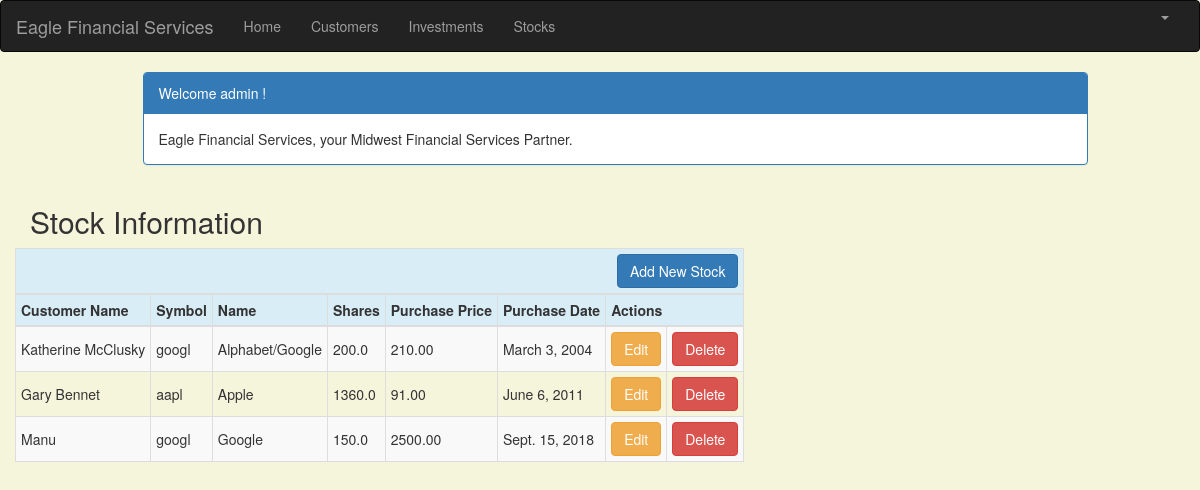
/stock_list (signed in), run on the app's committed database.
### portfolio/models.py (models this page shows, shortened)
class Stock(models.Model):
    customer = models.ForeignKey(Customer, on_delete=models.CASCADE, related_name='stocks')
    symbol = models.CharField(max_length=10)
    name = models.CharField(max_length=50)
    shares = models.DecimalField (max_digits=10, decimal_places=1)
    purchase_price = models.DecimalField(max_digits=10, decimal_places=2)
    purchase_date = models.DateField(default=timezone.now, blank=True, null=True)

class Customer(models.Model):
    name = models.CharField(max_length=50)
    address = models.CharField(max_length=200)
    cust_number = models.IntegerField(blank=False, null=False)
    city = models.CharField(max_length=50)
    state = models.CharField(max_length=50)
    zipcode = models.CharField(max_length=10)
    email = models.EmailField(max_length=200)
    cell_phone = models.CharField(max_length=50)
    created_date = models.DateTimeField(
        default=timezone.now)
    updated_date = models.DateTimeField(auto_now_add=True)

### portfolio/views.py (the view)
# urls.py: path('stock_list', views.stock_list, name='stock_list'),
@login_required
def stock_list(request):
    stocks = Stock.objects.filter(purchase_date__lte=timezone.now())
    return render(request, 'portfolio/stock_list.html', {'stocks': stocks})

### portfolio/templates/portfolio/stock_list.html (shortened to what this page needs)
{% extends 'portfolio/base.html' %}
{% block content %}
    <html>
    <head>
        <link rel="stylesheet" href="https://maxcdn.bootstrapcdn.com/bootstrap/3.3.4/css/bootstrap.min.css">
    </head>
    <body>
    <div class="container">
        <div class="row">
            <div class="col-md-10 col-md-offset-1">
                <div class="panel panel-primary">
                    {% if user.is_authenticated %}
                    	<div class="panel-heading">Welcome {{ user.username }} !</div>
                	{% else %}
                		<div class="panel-heading">Welcome!</div>
                	{% endif %}
                    <div class="panel-body">
                        Eagle Financial Services, your Midwest Financial Services Partner.
                    </div>
                </div>
            </div>
        </div>
    </div>
    <div class="row">
        <h2 style="padding-left: 15Px">Stock Information</h2>
    </div>
     <div class="row">
                  <table class="table-md table-striped table-bordered table-hover table-condensed table-responsive">
                    <thead>
                    <tr class="bg-info">
                        <th colspan="9" class="col text-right"><a href="{% url 'portfolio:stock_new' %}" >
                                <span class="btn btn-primary">Add New Stock</span></a></th>
                    </tr>
            <tr class="bg-info">
                <th nowrap="true">Customer Name</th>
                <th nowrap="true">Symbol</th>
                <th nowrap="true">Name</th>
                <th nowrap="true">Shares</th>
                <th nowrap="true">Purchase Price</th>
                <th nowrap="true">Purchase Date</th>
                <th colspan="3">Actions</th>
            </tr>
            </thead>
            <tbody>
            {% for stock in stocks %}
                <tr>
                    <td nowrap="true">{{ stock.customer.name }}</td>
                    <td nowrap="true">{{ stock.symbol }}</td>
                    <td nowrap="true">{{ stock.name }}</td>
                    <td nowrap="true">{{ stock.shares }}</td>
                    <td nowrap="true">{{ stock.purchase_price }}</td>
                    <td nowrap="true">{{ stock.purchase_date }}</td>
                     <td ><a href="{% url 'portfolio:stock_edit' pk=stock.pk %}"
                           class="btn btn-warning">Edit</a></td>
                    <td><a href="{% url 'portfolio:stock_delete' pk=stock.pk %}"
                           onclick="return confirm('Are you sure you want to delete?')"
                           class="btn btn-danger">Delete</a>
                    </td>
                </tr>
            {% endfor %}
            </tbody>
        </table>
    </div>
    </body>
    </html>
{% endblock %}

### portfolio/templates/portfolio/base.html (style rules this page uses)
.table-condensed { width: 90% !important; font-size: 14px; }

### portfolio/templates/portfolio/stock_list.html (style rules this page uses)
body { background-color: beige; }

### data on the page
Stock: customer.name "Katherine McClusky", symbol "googl", name "Alphabet/Google", shares "200.0", purchase_price "210.00", purchase_date "March 3, 2004"
Stock: customer.name "Gary Bennet", symbol "aapl", name "Apple", shares "1360.0", purchase_price "91.00", purchase_date "June 6, 2011"
Stock: customer.name "Manu", symbol "googl", name "Google", shares "150.0", purchase_price "2500.00", purchase_date "Sept. 15, 2018"

### other printed values
{{ user.username }} "admin"
